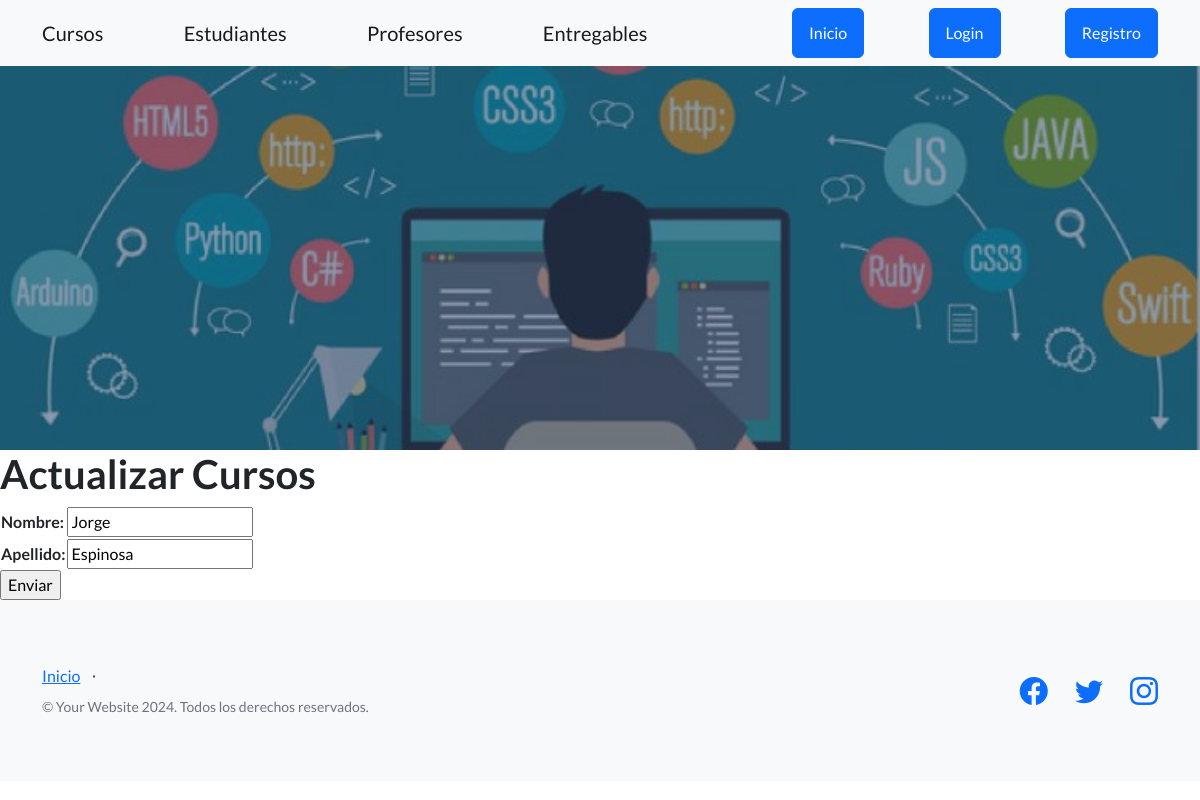
/actualizar_estudiantes/6, run on an earlier commit of the app's database.
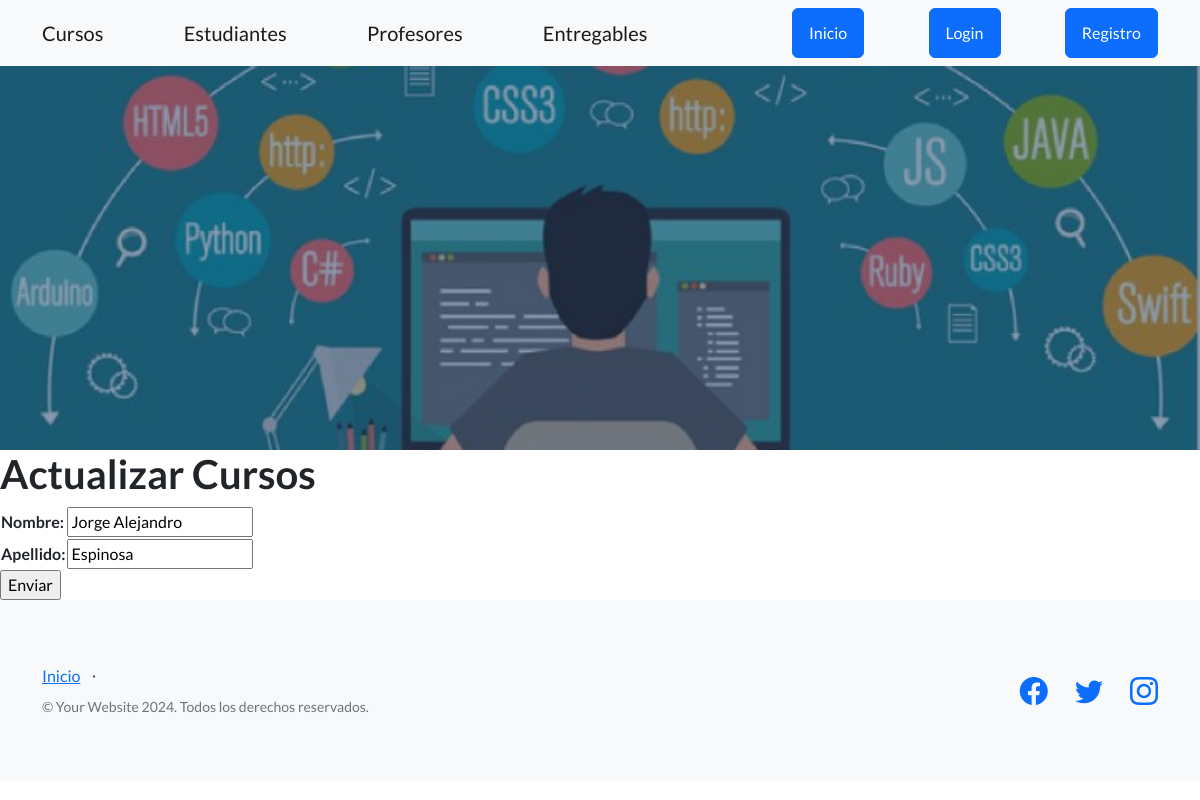
And on a later commit of the database.
### app03/models.py (models this page shows, shortened)
class Estudiante(models.Model):
    nombre=models.CharField(max_length=30)
    apellido=models.CharField(max_length=30)
    email=models.EmailField()
    domicilio=models.CharField(max_length=30,null=True)

### app03/views.py (the view)
# urls.py: path('actualizar_estudiantes/<pk>',views.EstudUpdateView.as_view(),name="ActualizarEstudiantes"),
class EstudUpdateView(UpdateView):
    model=Estudiante
    template_name="app03/cur_actualizar.html"
    fields=['nombre','apellido']
    success_url=reverse_lazy("MenuEstudiantes")

### app03/templates/app03/cur_actualizar.html (shortened to what this page needs)
{% extends "app03/base.html" %}
{% load static %}
{% block contenidodinamico %}
    <h1>Actualizar Cursos</h1>
{% endblock %}
{% block cambiostyles %}
    <link href="{% static 'app03/css/stylescurso.css'%}" rel="stylesheet" />
{% endblock %}
{% block main_alta %}
    <form action="" method="POST">
        <table>
            {{form.as_table}}
        </table>
        <input type="submit" value="Enviar">
    </form>
{% endblock main_alta %}

What changed in the data, as far as the page shows it:
changed Estudiante "Espinosa": nombre "Jorge" → "Jorge Alejandro"
